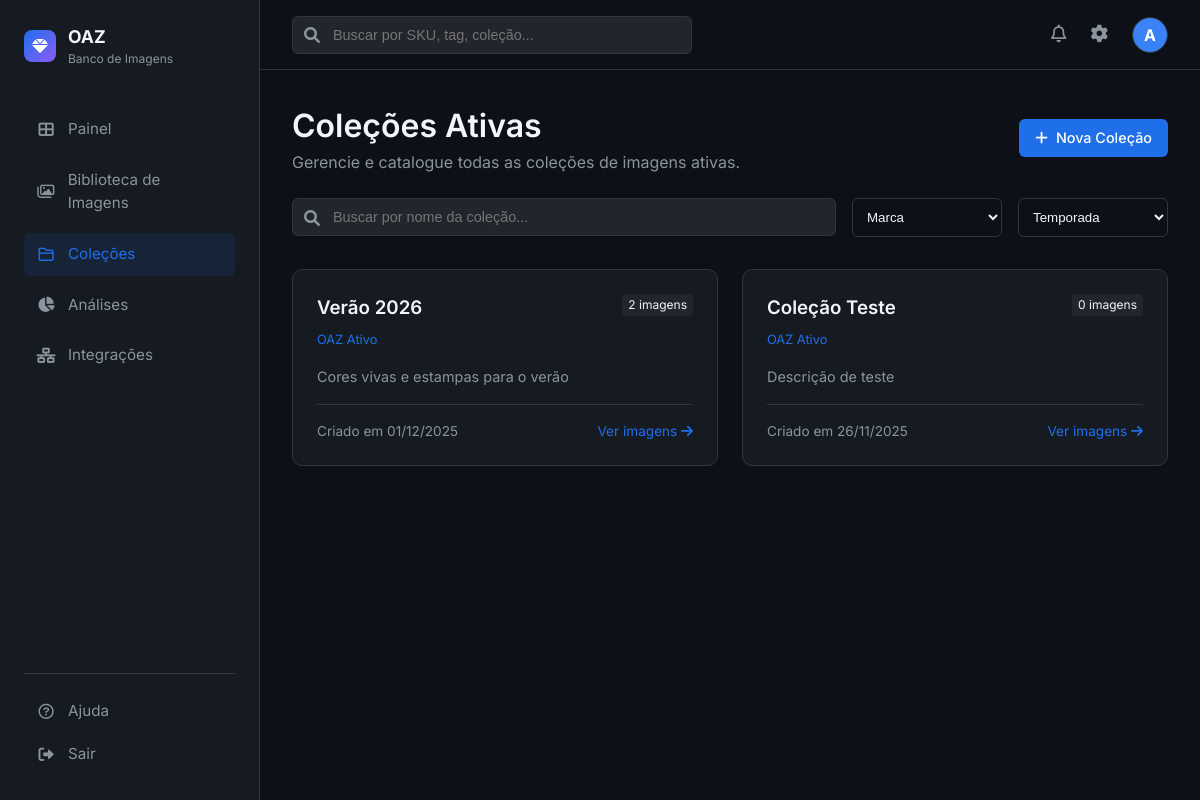
/collections (signed in), run on the app's committed database.
### app.py (models this page shows, shortened)
class User(UserMixin, db.Model):
    id = db.Column(db.Integer, primary_key=True)
    username = db.Column(db.String(80), unique=True, nullable=False)
    email = db.Column(db.String(120), unique=True, nullable=False)
    password_hash = db.Column(db.String(128))

class Collection(db.Model):
    id = db.Column(db.Integer, primary_key=True)
    name = db.Column(db.String(100), nullable=False)
    description = db.Column(db.Text)
    created_at = db.Column(db.DateTime, default=datetime.utcnow)
    images = db.relationship('Image', backref='collection', lazy=True)

### app.py (the view)
@app.route('/collections')
@login_required
def collections():
    collections = Collection.query.order_by(Collection.created_at.desc()).all()
    return render_template('collections/list.html', collections=collections)

### app.py (called while the page is built)
@login_manager.user_loader
def load_user(user_id):
    return User.query.get(int(user_id))

### templates/collections/list.html (shortened to what this page needs)
{% extends "base.html" %}
{% block content %}
<div style="display: flex; justify-content: space-between; align-items: center; margin-bottom: 1.5rem;">
    <div>
        <h1>Coleções Ativas</h1>
        <p style="color: var(--text-secondary);">Gerencie e catalogue todas as coleções de imagens ativas.</p>
    </div>
    <a href="{{ url_for('new_collection') }}" class="btn btn-primary">
        <i class="fas fa-plus"></i> Nova Coleção
    </a>
</div>
<div style="margin-bottom: 2rem; display: flex; gap: 1rem;">
    <div class="search-bar" style="flex: 1; width: auto;">
        <i class="fas fa-search"></i>
        <input type="text" placeholder="Buscar por nome da coleção...">
    </div>
    <select class="form-control" style="width: 150px;">
        <option>Marca</option>
    </select>
    <select class="form-control" style="width: 150px;">
        <option>Temporada</option>
    </select>
</div>
{% if collections %}
<div style="display: grid; grid-template-columns: repeat(auto-fill, minmax(300px, 1fr)); gap: 1.5rem;">
    {% for collection in collections %}
    <div class="stat-card">
        <div style="display: flex; justify-content: space-between; align-items: start; margin-bottom: 1rem;">
            <div>
                <h3 style="margin-bottom: 0.25rem;">{{ collection.name }}</h3>
                <span style="color: var(--accent-blue); font-size: 0.8rem;">OAZ Ativo</span>
            </div>
            <span style="background: var(--bg-tertiary); padding: 2px 6px; border-radius: 4px; font-size: 0.75rem;">
                {{ collection.images | length }} imagens
            </span>
        </div>
        {% if collection.description %}
        <p style="color: var(--text-secondary); font-size: 0.9rem; margin-bottom: 1rem;">
            {{ collection.description }}
        </p>
        {% endif %}
        <div style="display: flex; justify-content: space-between; align-items: center; font-size: 0.85rem; color: var(--text-secondary); border-top: 1px solid var(--border-color); padding-top: 1rem;">
            <span>Criado em {{ collection.created_at.strftime('%d/%m/%Y') }}</span>
            <a href="{{ url_for('catalog') }}?collection_id={{ collection.id }}" style="color: var(--accent-blue);">
                Ver imagens <i class="fas fa-arrow-right"></i>
            </a>
        </div>
    </div>
    {% endfor %}
</div>
{% endif %}
{% endblock %}

### templates/base.html (shortened to what this page needs)
<!DOCTYPE html>
<html lang="pt-BR">
<head>
    <link rel="stylesheet" href="{{ url_for('static', filename='css/style.css') }}">
    <link href="https://cdnjs.cloudflare.com/ajax/libs/font-awesome/6.0.0/css/all.min.css" rel="stylesheet">
</head>
<body>
    <div class="app-container">
        <aside class="sidebar">
            <div class="logo-area">
                <div class="logo-icon">
                    <i class="fas fa-gem"></i>
                </div>
                <div>
                    <div style="font-weight: 700; font-size: 1.1rem;">OAZ</div>
                    <div style="font-size: 0.75rem; color: var(--text-secondary);">Banco de Imagens</div>
                </div>
            </div>
            <nav class="nav-menu">
                <a href="{{ url_for('dashboard') }}"
                    class="nav-item {% if request.endpoint == 'dashboard' %}active{% endif %}">
                    <i class="fas fa-th-large"></i>
                    <span>Painel</span>
                </a>
                <a href="{{ url_for('catalog') }}"
                    class="nav-item {% if request.endpoint == 'catalog' %}active{% endif %}">
                    <i class="far fa-images"></i>
                    <span>Biblioteca de Imagens</span>
                </a>
                <a href="{{ url_for('collections') }}"
                    class="nav-item {% if request.endpoint == 'collections' %}active{% endif %}">
                    <i class="far fa-folder"></i>
                    <span>Coleções</span>
                </a>
                <a href="{{ url_for('analytics') }}"
                    class="nav-item {% if request.endpoint == 'analytics' %}active{% endif %}">
                    <i class="fas fa-chart-pie"></i>
                    <span>Análises</span>
                </a>
                <a href="{{ url_for('integrations') }}"
                    class="nav-item {% if request.endpoint == 'integrations' %}active{% endif %}">
                    <i class="fas fa-network-wired"></i>
                    <span>Integrações</span>
                </a>
            </nav>
            <div class="bottom-menu">
                <a href="#" class="nav-item">
                    <i class="far fa-question-circle"></i>
                    <span>Ajuda</span>
                </a>
                <a href="{{ url_for('logout') }}" class="nav-item">
                    <i class="fas fa-sign-out-alt"></i>
                    <span>Sair</span>
                </a>
            </div>
        </aside>
        <main class="main-content">
            <header class="top-header">
                <div class="search-bar">
                    <i class="fas fa-search"></i>
                    <input type="text" placeholder="Buscar por SKU, tag, coleção...">
                </div>
                <div class="header-actions">
                    <button class="icon-btn"><i class="far fa-bell"></i></button>
                    <a href="{{ url_for('settings') }}" class="icon-btn"><i class="fas fa-cog"></i></a>
                    <div class="user-profile">
                        <div
                            style="width:100%; height:100%; background:#3b82f6; display:flex; align-items:center; justify-content:center; color:white; font-weight:bold;">
                            {{ current_user.username[0].upper() }}
                        </div>
                    </div>
                </div>
            </header>
            <div class="content-scroll">
                {% block content %}{% endblock %}
            </div>
        </main>
    </div>
</body>
</html>

### static/css/style.css (style rules this page uses)
:root { --bg-primary: #0d1117; --bg-secondary: #161b22; --bg-tertiary: #21262d; --text-primary: #f0f6fc; --text-secondary: #8b949e; --accent-primary: #238636; --accent-blue: #1f6feb; --border-color: #30363d; --card-bg: #161b22; --hover-bg: #21262d; --font-main: 'Inter', -apple-system, BlinkMacSystemFont, sans-serif; }
* { box-sizing: border-box; margin: 0; padding: 0; }
body { font-family: var(--font-main); background-color: var(--bg-primary); color: var(--text-primary); line-height: 1.5; height: 100vh; display: flex; overflow: hidden; }
h1, h2, h3, h4, h5, h6 { color: var(--text-primary); font-weight: 600; }
a { text-decoration: none; color: var(--accent-blue); }
.app-container { display: flex; width: 100%; height: 100%; }
.sidebar { width: 260px; background-color: var(--bg-secondary); border-right: 1px solid var(--border-color); display: flex; flex-direction: column; padding: 1.5rem; flex-shrink: 0; }
.logo-area { display: flex; align-items: center; gap: 12px; margin-bottom: 2.5rem; }
.logo-icon { width: 32px; height: 32px; background: linear-gradient(135deg, #1f6feb, #8b5cf6); border-radius: 8px; display: flex; align-items: center; justify-content: center; font-weight: bold; color: white; }
.nav-menu { display: flex; flex-direction: column; gap: 0.5rem; flex: 1; }
.nav-item { display: flex; align-items: center; gap: 12px; padding: 10px 12px; border-radius: 6px; color: var(--text-secondary); transition: all 0.2s ease; font-size: 0.95rem; }
.nav-item:hover, .nav-item.active { background-color: rgba(31, 111, 235, 0.1); color: var(--accent-blue); }
.nav-item i { width: 20px; text-align: center; }
.bottom-menu { margin-top: auto; border-top: 1px solid var(--border-color); padding-top: 1rem; }
.main-content { flex: 1; display: flex; flex-direction: column; overflow: hidden; background-color: var(--bg-primary); }
.top-header { height: 70px; border-bottom: 1px solid var(--border-color); display: flex; align-items: center; justify-content: space-between; padding: 0 2rem; background-color: var(--bg-primary); }
.search-bar { position: relative; width: 400px; }
.search-bar input { width: 100%; background-color: var(--bg-tertiary); border: 1px solid var(--border-color); padding: 10px 16px 10px 40px; border-radius: 6px; color: var(--text-primary); font-size: 0.9rem; }
.search-bar i { position: absolute; left: 12px; top: 50%; transform: translateY(-50%); color: var(--text-secondary); }
.header-actions { display: flex; align-items: center; gap: 1.5rem; }
.icon-btn { background: none; border: none; color: var(--text-secondary); cursor: pointer; font-size: 1.1rem; }
.user-profile { width: 36px; height: 36px; border-radius: 50%; background-color: var(--bg-tertiary); border: 1px solid var(--border-color); overflow: hidden; }
.content-scroll { flex: 1; overflow-y: auto; padding: 2rem; }
.stat-card { background-color: var(--card-bg); border: 1px solid var(--border-color); border-radius: 10px; padding: 1.5rem; }
.btn { padding: 8px 16px; border-radius: 6px; font-size: 0.9rem; font-weight: 500; cursor: pointer; border: none; transition: all 0.2s; display: inline-flex; align-items: center; gap: 8px; }
.btn-primary { background-color: var(--accent-blue); color: white; }
.form-control { width: 100%; padding: 10px; background-color: var(--bg-primary); border: 1px solid var(--border-color); border-radius: 6px; color: var(--text-primary); }

### data on the page
User: username "A"
Collection: name "Verão 2026", images|length "2", description "Cores vivas e estampas para o verão", created_at "01/12/2025"
Collection: name "Coleção Teste", images|length "0", description "Descrição de teste", created_at "26/11/2025"
